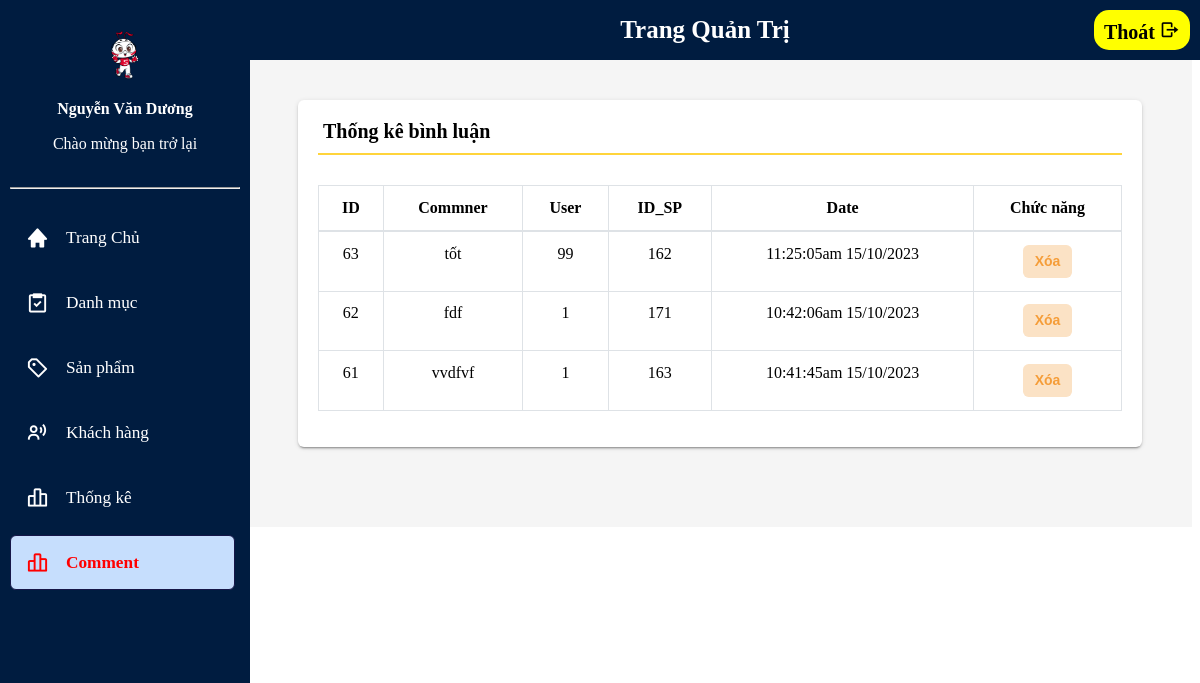
The app's page /Admin/index.php?act=commnet (signed in) with its own data.
### tables this page shows
CREATE TABLE `tb_comment` (
  `ID` int(10) NOT NULL,
  `content` varchar(255) NOT NULL,
  `ID_user` int(10) NOT NULL,
  `ID_pro` int(10) NOT NULL,
  `Date` varchar(30) NOT NULL
);

### model/pdo.php (called while the page is built, shortened)
<?php
function pdo_get_connection()
{
    $dburl = "mysql:host=localhost;
            dbname=du_an_mau;
            charset=utf8";
    $username = 'root';
    $password = '';
    $conn = new PDO($dburl, $username, $password);
    $conn->setAttribute(PDO::ATTR_ERRMODE, PDO::ERRMODE_EXCEPTION);
    return $conn;
}
function pdo_query($sql)
{
    $sql_args = array_slice(func_get_args(), 1);
    try {
        $conn = pdo_get_connection();
        $stmt = $conn->prepare($sql);
        $stmt->execute($sql_args);
        $rows = $stmt->fetchAll();
        return $rows;
    } catch (PDOException $e) {
        throw $e;
    } finally {
        unset($conn);
    }
}

### model/comments.php (called while the page is built, shortened)
<?php
function loadAll_comments($idpro)
{
    $sql = "SELECT * FROM tb_comment  where 1";
    $sql .= " order by ID desc";
    $list_comment = pdo_query($sql);
    return $list_comment;
}

### Admin/comment/list.php (the view, shortened to what this page needs)
<!DOCTYPE html>
<html lang="en">
<head>
    <link rel="stylesheet" type="text/css" href="../style/main.css">
    <link rel="stylesheet" href="https://unpkg.com/boxicons@latest/css/boxicons.min.css">
</head>
<body>
    <header class="app-header">
        <ul class="app-nav">
            <h3>Trang Quản Trị</h3>
            <form action="index.php?act=out" class="rows">
                <a class="app-nav__item" href="../index.php">
                    Thoát <i class='bx bx-log-out bx-rotate-180'></i>
                </a>
            </form>
        </ul>
    </header>
    <aside class="app-sidebar">
        <div class="app-sidebar__user"><img class="app-sidebar__user-avatar" src="../image/Shipper_CPS3.77d4065.png" width="50px" alt="User Image">
            <div>
                <p class="app-sidebar__user-name"><b>Nguyễn Văn Dương</b></p>
                <p class="app-sidebar__user-designation">Chào mừng bạn trở lại</p>
            </div>
        </div>
        <hr>
        <ul class="app-menu">
            <li>
                <a class="app-menu__item" href="index.php">
                    <i class='app-menu__icon bx bxs-home'></i>
                    <span class="app-menu__label">Trang Chủ</span>
                </a>
            </li>
            <li>
                <a class="app-menu__item " href="index.php?act=add_dm">
                    <i class='app-menu__icon bx bx-task'></i>
                    <span class="app-menu__label">Danh mục</span>
                </a>
            </li>
            <li>
                <a class="app-menu__item" href="index.php?act=add_sp">
                    <i class='app-menu__icon bx bx-purchase-tag-alt'></i>
                    <span class="app-menu__label">Sản phẩm</span>
                </a>
            </li>
            <li>
                <a class="app-menu__item" href="index.php?act=list_client">
                    <i class='app-menu__icon bx bx-user-voice'></i>
                    <span class="app-menu__label">Khách hàng</span>
                </a>
            </li>
            <li>
                <a class="app-menu__item" href="index.php?act=statistical">
                    <i class='app-menu__icon bx bx-bar-chart-alt-2'></i>
                    <span class="app-menu__label">Thống kê</span>
                </a>
            </li>
            <li>
                <a class="app-menu__item active" href="index.php?act=commnet">
                    <i class='app-menu__icon bx bx-bar-chart-alt-2'></i>
                    <span class="app-menu__label">Comment</span>
                </a>
            </li>
        </ul>
    </aside>
    <main class="app-content">
        <div class="row">
            <div class="col-md-12">
                <div class="tile">
                    <h3 class="tile-title">Thống kê bình luận</h3>
                    <div class="tile-body">
                        <table class="table table-hover table-bordered" id="sampleTable">
                            <thead>
                                <tr>
                                    <th>ID</th>
                                    <th>Commner</th>
                                    <th>User</th>
                                    <th>ID_SP</th>
                                    <th>Date</th>
                                    <th>Chức năng</th>
                                </tr>
                            </thead>
                            <?php
                            foreach ($list_comment as $commnet) {
                                extract($commnet);
                                $xoa_bl = "index.php?act=xoa_bl&id=" . $ID;
                                echo '<tr>
                                    <td>' . $ID . '</td>
                                    <td> ' . $content . ' </td>
                                    <td> ' . $ID_user . ' </td>
                                    <td> ' . $ID_pro . ' </td>
                                    <td> ' . $Date . ' </td>
                                    <td>
                                    <a href="' . $xoa_bl . '"><input class="btn btn-primary btn-sm edit" type="button" value="Xóa"></a>
                                    </td>
                                    </tr>';
                            }
                            ?>
                        </table>
                    </div>
                </div>
            </div>
        </div>
    </main>
</body>
</html>

### records on screen
tb_comment: ID "63", content "tốt", ID_user "99", ID_pro "162", Date "11:25:05am 15/10/2023"
tb_comment: ID "62", content "fdf", ID_user "1", ID_pro "171", Date "10:42:06am 15/10/2023"
tb_comment: ID "61", content "vvdfvf", ID_user "1", ID_pro "163", Date "10:41:45am 15/10/2023"
